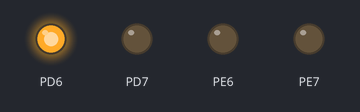
Bench run of a program on a simulated ATmega2560, built with avr-gcc and emulated at 16 MHz (the files do not name the chip). Parts: output pins drawn as LEDs (lit = HIGH).

Above: at 0.5 s.
At 2.7 s:
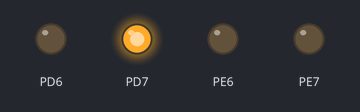
At 3.7 s:
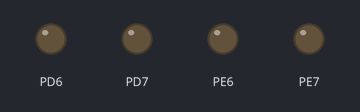
At 4.7 s:
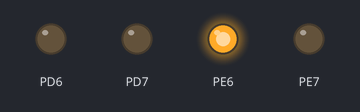
At 6.9 s:
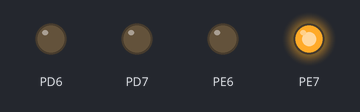
At 9.9 s:
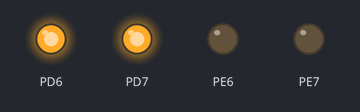
Timing chart, 0 to 10.9 s (numbered marks = the images above):
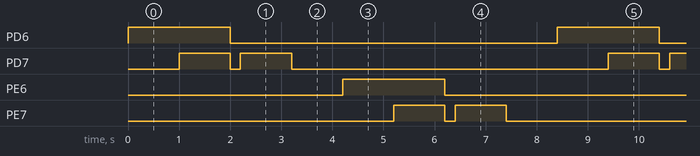

The program:

main.c
```c
#define F_CPU 16000000UL

#include <avr/io.h>
#include <util/delay.h>
#include <avr/wdt.h>
#include <avr/sfr_defs.h>
#define clear_bit(sfr, bit) (_SFR_BYTE(sfr) &= ~_BV(bit))
#define set_bit(sfr, bit) (_SFR_BYTE(sfr) |= _BV(bit))
#define toogle_bit(sfr, bit) (_SFR_BYTE(sfr) ^= _BV(bit))

int main(int argc, char** argv)
{
    MCUSR &= ~_BV(WDRF);
    wdt_disable();

    CLKPR = (1 << CLKPCE);
    CLKPR = 0;

    set_bit(DDRE, DDE6);
    clear_bit(PORTE, PE6);
    set_bit(DDRE, DDE7);
    clear_bit(PORTE, PE7);

    set_bit(DDRD, DDD6);
    clear_bit(PORTD, PD6);
    set_bit(DDRD, DDD7);
    clear_bit(PORTD, PD7);

    while (1)
    {
        set_bit(PORTD, PD6);
        _delay_ms(1000);
        set_bit(PORTD, PD7);
        _delay_ms(1000);
        clear_bit(PORTD, PD6);
        clear_bit(PORTD, PD7);
        _delay_ms(200);
        set_bit(PORTD, PD7);
        _delay_ms(1000);
        clear_bit(PORTD, PD6);
        clear_bit(PORTD, PD7);
        _delay_ms(1000);

        set_bit(PORTE, PE6);
        _delay_ms(1000);
        set_bit(PORTE, PE7);
        _delay_ms(1000);
        clear_bit(PORTE, PE6);
        clear_bit(PORTE, PE7);
        _delay_ms(200);
        set_bit(PORTE, PE7);
        _delay_ms(1000);
        clear_bit(PORTE, PE6);
        clear_bit(PORTE, PE7);
        _delay_ms(1000);
    }

    return 0;
}
```

Measured:
- by itself, PD6, PE6: alternates HIGH for 2.0 s and LOW for 6.4 s
- by itself, PD7, PE7: repeats every 8.4 s: LOW 0.20 s, HIGH 1.0 s, LOW 6.2 s, HIGH 1.0 s
- by itself, everything shown: repeats every 8.4 s, in 10 steps
